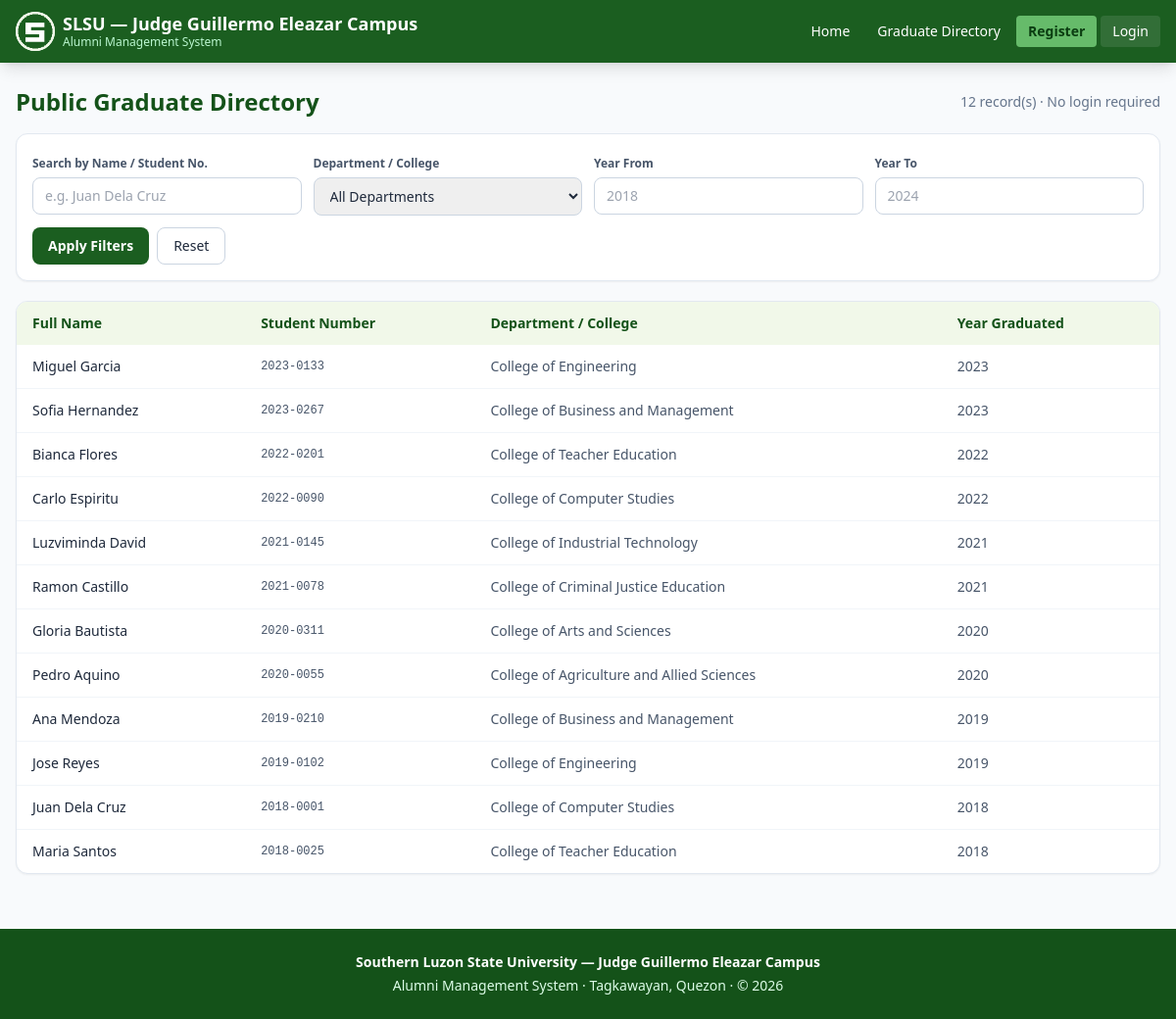
The page /directory on the database its author committed.
### tables this page shows
CREATE TABLE graduate_master (
    id INTEGER PRIMARY KEY AUTOINCREMENT,
    full_name TEXT NOT NULL,
    student_number TEXT NOT NULL UNIQUE,
    department TEXT,
    year_graduated INTEGER,
    date_added TEXT NOT NULL,
    added_by_admin TEXT
);

### app.py (the view)
@app.route("/directory")
def directory():
    db = get_db()
    q = request.args.get("q", "").strip()
    dept = request.args.get("department", "").strip()
    year_from = request.args.get("year_from", "").strip()
    year_to = request.args.get("year_to", "").strip()
    sql = "SELECT * FROM graduate_master WHERE 1=1"
    params = []
    if q:
        sql += " AND (full_name LIKE ? OR student_number LIKE ?)"
        params += [f"%{q}%", f"%{q}%"]
    if dept:
        sql += " AND department = ?"
        params.append(dept)
    if year_from.isdigit():
        sql += " AND year_graduated >= ?"
        params.append(int(year_from))
    if year_to.isdigit():
        sql += " AND year_graduated <= ?"
        params.append(int(year_to))
    sql += " ORDER BY year_graduated DESC, full_name ASC LIMIT 500"
    graduates = db.execute(sql, params).fetchall()
    depts = distinct_departments()
    return render_template("directory.html", graduates=graduates, depts=depts,
                           q=q, dept=dept, year_from=year_from, year_to=year_to)

### app.py (called while the page is built, shortened)
def get_db():
    if "db" not in g:
        g.db = sqlite3.connect(DATABASE)
        g.db.row_factory = sqlite3.Row
        g.db.execute("PRAGMA foreign_keys = ON")
    return g.db

def current_user():
    uid = session.get("user_id")
    if not uid:
        return None
    db = get_db()
    return db.execute("SELECT * FROM users WHERE id = ?", (uid,)).fetchone()

def unread_count():
    user = current_user()
    if not user:
        return 0

def distinct_departments():
    db = get_db()
    rows = db.execute(
        "SELECT DISTINCT department FROM graduate_master WHERE department IS NOT NULL AND department != '' ORDER BY department"
    ).fetchall()
    depts = [r["department"] for r in rows]
    for d in DEPARTMENTS:
        if d not in depts:
            depts.append(d)
    return sorted(depts)

@app.context_processor
def inject_globals():
    return {
        "current_user": current_user(),
        "unread_count": unread_count(),
        "now_year": datetime.now().year,
        "REACTIONS": REACTIONS,  # [NEW] exposed to templates for reaction picker
    }

### templates/directory.html (shortened to what this page needs)
{% extends "base.html" %}
{% block content %}
<div class="flex items-center justify-between flex-wrap gap-2 mb-4">
  <h1 class="text-2xl font-bold text-slsu-800">Public Graduate Directory</h1>
  <span class="text-sm text-slate-500">{{ graduates|length }} record(s) · No login required</span>
</div>
<form method="get" class="bg-white rounded-xl border border-slate-200 p-4 shadow-sm mb-5">
  <div class="grid md:grid-cols-4 gap-3">
    <div>
      <label class="text-xs font-semibold text-slate-600">Search by Name / Student No.</label>
      <input name="q" value="{{ q }}" placeholder="e.g. Juan Dela Cruz" class="mt-1 w-full border border-slate-300 rounded-lg px-3 py-2 text-sm focus:ring-2 focus:ring-slsu-600 outline-none">
    </div>
    <div>
      <label class="text-xs font-semibold text-slate-600">Department / College</label>
      <select name="department" class="mt-1 w-full border border-slate-300 rounded-lg px-3 py-2 text-sm focus:ring-2 focus:ring-slsu-600 outline-none">
        <option value="">All Departments</option>
      </select>
    </div>
    <div>
      <label class="text-xs font-semibold text-slate-600">Year From</label>
      <input name="year_from" value="{{ year_from }}" type="number" placeholder="2018" class="mt-1 w-full border border-slate-300 rounded-lg px-3 py-2 text-sm focus:ring-2 focus:ring-slsu-600 outline-none">
    </div>
    <div>
      <label class="text-xs font-semibold text-slate-600">Year To</label>
      <input name="year_to" value="{{ year_to }}" type="number" placeholder="2024" class="mt-1 w-full border border-slate-300 rounded-lg px-3 py-2 text-sm focus:ring-2 focus:ring-slsu-600 outline-none">
    </div>
  </div>
  <div class="mt-3 flex gap-2">
    <button class="px-4 py-2 bg-slsu-700 text-white rounded-lg text-sm font-semibold hover:bg-slsu-800">Apply Filters</button>
    <a href="{{ url_for('directory') }}" class="px-4 py-2 border border-slate-300 rounded-lg text-sm hover:bg-slate-50">Reset</a>
  </div>
</form>
<div class="bg-white rounded-xl border border-slate-200 shadow-sm overflow-hidden">
  <table class="w-full text-sm">
    <thead class="bg-slsu-50 text-slsu-800">
      <tr>
        <th class="text-left px-4 py-3 font-semibold">Full Name</th>
        <th class="text-left px-4 py-3 font-semibold">Student Number</th>
        <th class="text-left px-4 py-3 font-semibold hidden md:table-cell">Department / College</th>
        <th class="text-left px-4 py-3 font-semibold">Year Graduated</th>
      </tr>
    </thead>
    <tbody class="divide-y divide-slate-100">
      {% for g in graduates %}
      <tr class="hover:bg-slate-50">
        <td class="px-4 py-3 font-medium text-slate-800">{{ g.full_name }}</td>
        <td class="px-4 py-3 text-slate-600 font-mono text-xs">{{ g.student_number }}</td>
        <td class="px-4 py-3 text-slate-600 hidden md:table-cell">{{ g.department or '—' }}</td>
        <td class="px-4 py-3 text-slate-600">{{ g.year_graduated or '—' }}</td>
      </tr>
      {% else %}
      <tr><td colspan="4" class="px-4 py-8 text-center text-slate-400">No graduates match your filters.</td></tr>
      {% endfor %}
    </tbody>
  </table>
</div>
{% endblock %}

### templates/base.html (shortened to what this page needs)
<!DOCTYPE html>
<html lang="en">
<head>
<script src="https://cdn.tailwindcss.com"></script>
</head>
<body class="bg-slate-50 text-slate-800 min-h-screen flex flex-col">
<header class="bg-slsu-700 text-white shadow-lg sticky top-0 z-40">
  <div class="max-w-7xl mx-auto px-4 py-3 flex items-center justify-between flex-wrap gap-2">
    <a href="{{ url_for('index') }}" class="flex items-center gap-2 font-bold text-lg">
      <img src="{{ url_for('static', filename='images/slsu-logo.png') }}"
           alt="SLSU-JGE Logo"
           class="w-10 h-10 rounded-full object-cover bg-white flex-shrink-0"
           onerror="this.replaceWith(Object.assign(document.createElement('span'),{className:'w-10 h-10 rounded-full bg-white text-slsu-700 flex items-center justify-center font-black',textContent:'S'}))">
      <span class="leading-tight">SLSU — Judge Guillermo Eleazar Campus
        <span class="block text-xs font-normal text-green-200">Alumni Management System</span>
      </span>
    </a>
    <nav class="flex items-center gap-1 text-sm flex-wrap">
      <a href="{{ url_for('index') }}" class="px-3 py-1.5 rounded hover:bg-slsu-600">Home</a>
      <a href="{{ url_for('directory') }}" class="px-3 py-1.5 rounded hover:bg-slsu-600">Graduate Directory</a>
      {% if current_user %}
        {% if current_user.is_admin %}
          <a href="{{ url_for('admin_dashboard') }}" class="px-3 py-1.5 rounded bg-slsu-400 text-slsu-900 font-semibold hover:bg-slsu-300">Admin Panel</a>
        {% else %}
          <a href="{{ url_for('feed') }}" class="px-3 py-1.5 rounded hover:bg-slsu-600">Feed</a>
          <a href="{{ url_for('alumni_directory') }}" class="px-3 py-1.5 rounded hover:bg-slsu-600 hidden sm:inline">Alumni</a>
          <a href="{{ url_for('my_homecoming') }}" class="px-3 py-1.5 rounded hover:bg-slsu-600 hidden sm:inline">Homecoming</a>
          <a href="{{ url_for('messages') }}" class="px-3 py-1.5 rounded hover:bg-slsu-600">Messages</a>
          <a href="{{ url_for('notifications') }}" class="px-3 py-1.5 rounded hover:bg-slsu-600 relative">
            Notifications
            {% if unread_count %}<span class="absolute -top-1 -right-1 bg-red-500 text-white text-xs rounded-full w-5 h-5 flex items-center justify-center">{{ unread_count }}</span>{% endif %}
          </a>
        {% endif %}
        <a href="{{ url_for('profile') }}" class="px-3 py-1.5 rounded hover:bg-slsu-600">Profile</a>
        <a href="{{ url_for('logout') }}" class="px-3 py-1.5 rounded bg-white/10 hover:bg-white/20">Logout</a>
      {% else %}
        <a href="{{ url_for('register') }}" class="px-3 py-1.5 rounded bg-slsu-400 text-slsu-900 font-semibold hover:bg-slsu-300">Register</a>
        <a href="{{ url_for('login') }}" class="px-3 py-1.5 rounded bg-white/10 hover:bg-white/20">Login</a>
      {% endif %}
    </nav>
  </div>
</header>
<main class="flex-1 max-w-7xl w-full mx-auto px-4 py-6">
  {% block content %}{% endblock %}
</main>
<footer class="bg-slsu-800 text-green-100 text-sm py-6 mt-8">
  <div class="max-w-7xl mx-auto px-4 text-center">
    <p class="font-semibold text-white">Southern Luzon State University — Judge Guillermo Eleazar Campus</p>
    <p class="mt-1">Alumni Management System · Tagkawayan, Quezon · © {{ now_year }}</p>
  </div>
</footer>
</body>
</html>

### rows shown on the page
graduate_master: full_name "Miguel Garcia", student_number "2023-0133", department "College of Engineering", year_graduated "2023"
graduate_master: full_name "Sofia Hernandez", student_number "2023-0267", department "College of Business and Management", year_graduated "2023"
graduate_master: full_name "Bianca Flores", student_number "2022-0201", department "College of Teacher Education", year_graduated "2022"
graduate_master: full_name "Carlo Espiritu", student_number "2022-0090", department "College of Computer Studies", year_graduated "2022"
graduate_master: full_name "Luzviminda David", student_number "2021-0145", department "College of Industrial Technology", year_graduated "2021"
graduate_master: full_name "Ramon Castillo", student_number "2021-0078", department "College of Criminal Justice Education", year_graduated "2021"
graduate_master: full_name "Gloria Bautista", student_number "2020-0311", department "College of Arts and Sciences", year_graduated "2020"
graduate_master: full_name "Pedro Aquino", student_number "2020-0055", department "College of Agriculture and Allied Sciences", year_graduated "2020"
graduate_master: full_name "Ana Mendoza", student_number "2019-0210", department "College of Business and Management", year_graduated "2019"
graduate_master: full_name "Jose Reyes", student_number "2019-0102", department "College of Engineering", year_graduated "2019"
graduate_master: full_name "Juan Dela Cruz", student_number "2018-0001", department "College of Computer Studies", year_graduated "2018"
graduate_master: full_name "Maria Santos", student_number "2018-0025", department "College of Teacher Education", year_graduated "2018"

### other values the page prints
{{ graduates|length }} "12"
